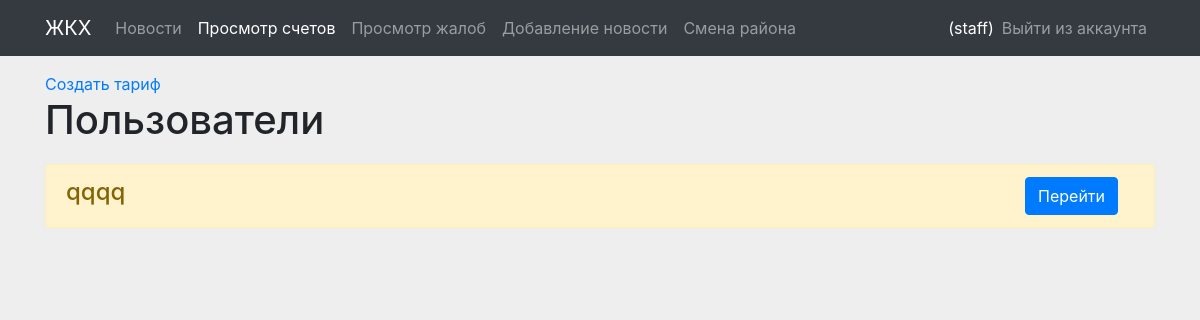
The app's page /bills/ (signed in), older data.
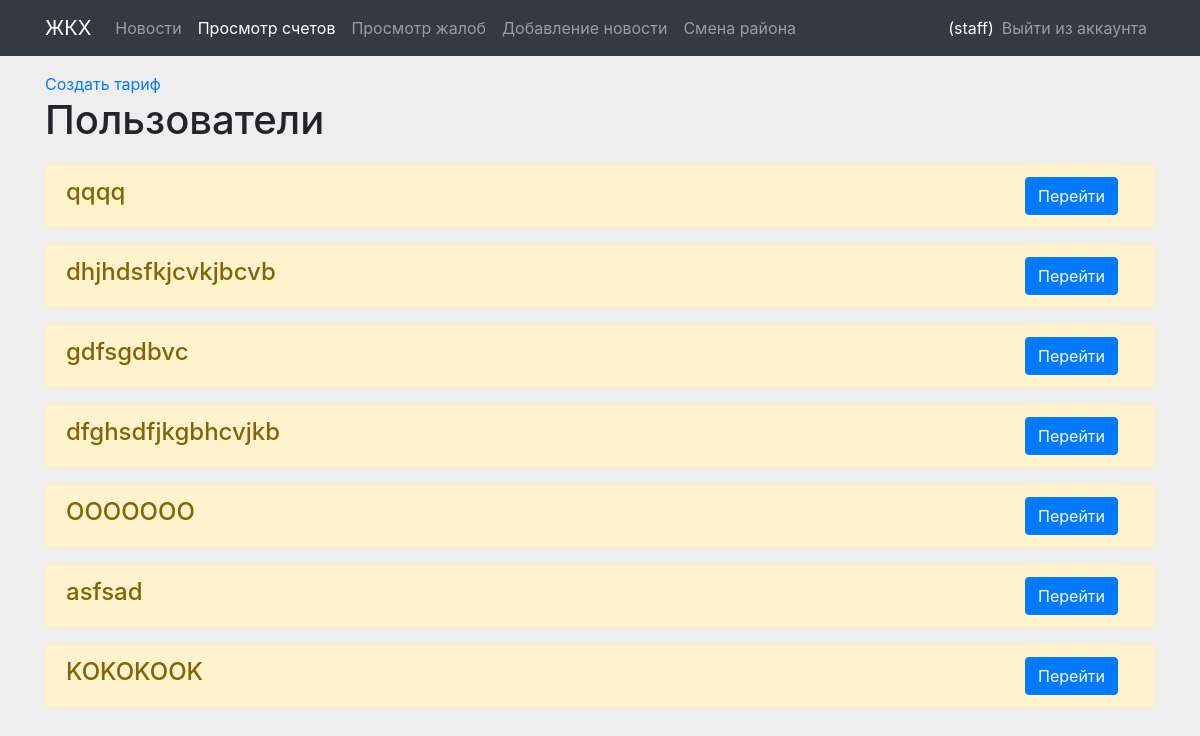
The same page, newer data.
### main/models.py (models this page shows)
class CustomUser(AbstractUser):
    address = models.CharField("Адрес", max_length=100, null=False, blank=False, unique=True)
    district = models.ForeignKey(District, on_delete=models.CASCADE, default='1')
    allows = models.CharField("Разрешение", max_length=1, null=False, blank=False, default='1')
    email = models.EmailField("Почта",null=False, blank=False, unique=True)
    want_staff = models.BooleanField("Хочет быть админом", default=False)
    objects = CustomUserManager()
    REQUIRED_FIELDS = []

### main/views.py (the view)
# urls.py: path('bills/', views.bills, name = 'bills'),
def bills(request):
    users = CustomUser.objects.filter(district = request.user.district, allows = '1')
    return render(request, 'main/bills/bills.html', {'title': 'Счета', 'users': users})

### templates/main/bills/bills.html
{% extends 'page.html' %}
{% block content %}
<div class="container">
    {%if user.allows == '2'%}
    <a href="{%url 'create_rate'%}">Создать тариф</a>
    {% if users.exists %}
    <h1>Пользователи</h1>
    {% for user in users %}
        <div class="row">
            <div class="col">
                <div class="alert alert-warning" role="alert">
                    <div class="d-flex justify-content-between align-items-center">
                        <div>
                            <h4 class="alert-heading">{{ user.address }}</h4>
                        </div>
                        <div>
                            <a class = 'btn btn-primary mr-3' href="{% url 'bill' user.id %}">Перейти</a>
                        </div>
                    </div>
                </div>
            </div>
        </div>
    {% endfor %}
    {% else %}
        <h1>Нет пользователей</h1>
    {% endif %}
    {%else%}
    <h1>Отказано в доступе</h1>
    {%endif%}
</div>
{% endblock %}

Row changes from the older to the newer data that the page shows:
added CustomUser: address "dhjhdsfkjcvkjbcvb"
added CustomUser: address "gdfsgdbvc"
added CustomUser: address "dfghsdfjkgbhcvjkb"
added CustomUser: address "OOOOOOO"
added CustomUser: address "asfsad"
added CustomUser: address "KOKOKOOK"
